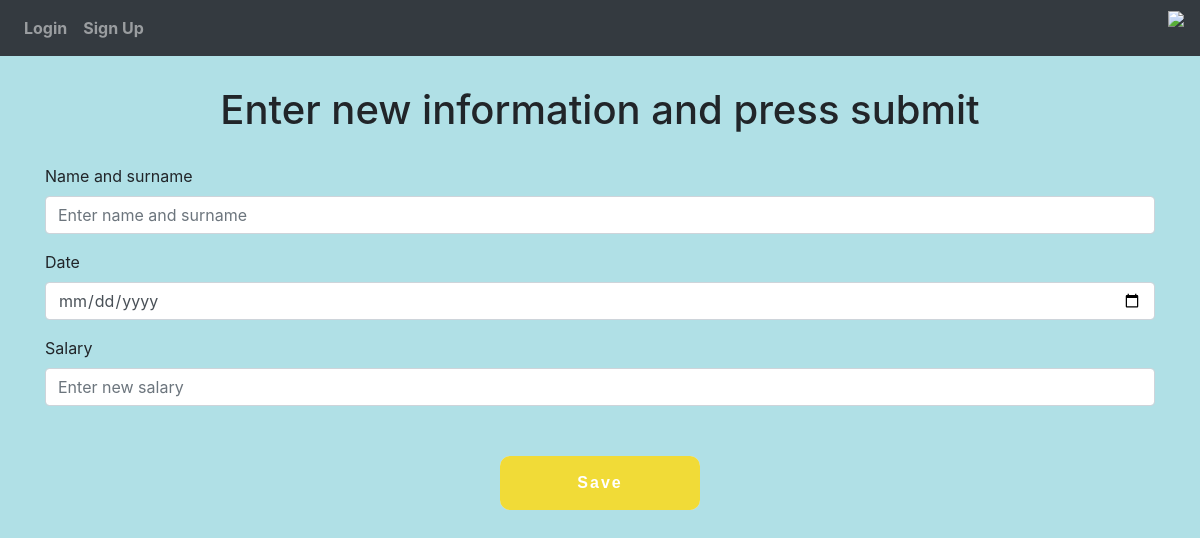
Before: /employees/5/edit with the older database file.
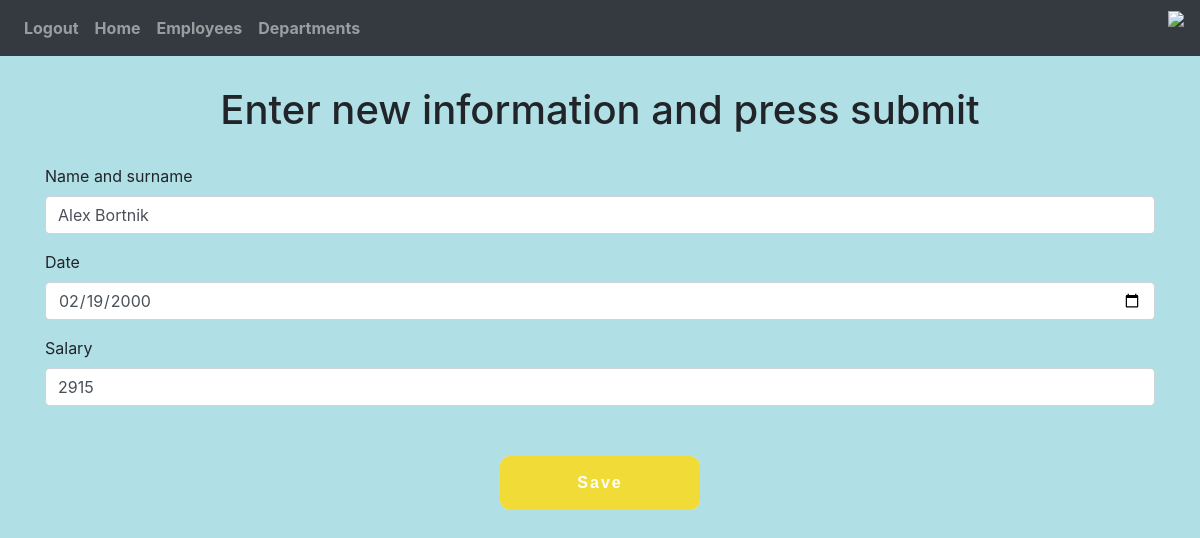
After: the same page with the newer database file.
### website/models.py (models this page shows, shortened)
class User(db.Model, UserMixin):
    id = db.Column(db.Integer, primary_key=True, unique=True)
    email = db.Column(db.String(40), unique=True)
    password = db.Column(db.String(30))
    first_name = db.Column(db.String(150))
    date = db.Column(db.String(10))
    salary = db.Column(db.Integer)
    department_id = db.Column(db.Integer, db.ForeignKey('department.id'), nullable=False)
    department = db.relationship("Department")

### website/views.py (the view)
@login_required
@views.route('/employees/<int:id>/edit', methods= {'POST','GET'})
def employee_edit(id):
    employee = User.query.get(id)
    if request.method == 'POST':
        employee.first_name = request.form.get('firstName')
        employee.date = request.form.get('date')
        employee.salary= request.form.get('salary')
        try:
            db.session.commit()
            return redirect('/employees')
        except:
            return "Some error"
    else:
        return render_template('employee_edit.html', user=employee)

### website/templates/employee_edit.html
{% extends "base.html" %} {% block title %}Edit{% endblock %} {% block
content %}
<form method="POST">
  <h1 style="margin: 30px 0;" align="center">Enter new  information and press submit</h1>
  <div class="form-group">
    <label for="firstName">Name and surname</label>
    <input
            value="{{user.first_name}}"
      type="text"
      class="form-control"
      id="firstName"
      name="firstName"
      placeholder="Enter name and surname"
    />
  </div>
  <div class="form-group">
    <label for="date">Date</label>
    <input
            value="{{user.date}}"
      type="date"
      class="form-control"
      id="date"
      name="date"
      placeholder="Enter new date"
    />
  </div>
  <div class="form-group">
    <label for="salary">Salary</label>
    <input
            value="{{user.salary}}"
      type="salary"
      class="form-control"
      id="salary"
      name="salary"
      placeholder="Enter new salary"
    />
  </div>
  <br />
  <button type="submit" class="glow-button">Save</button>
</form>
{% endblock %}

Changed rows visible on the page:
added User: firstName "Alex Bortnik", date "02/19/2000", salary "2915"
Other visible differences:
text no longer shown: "Login Sign Up"
text now shown: "Logout Home Employees Departments"
